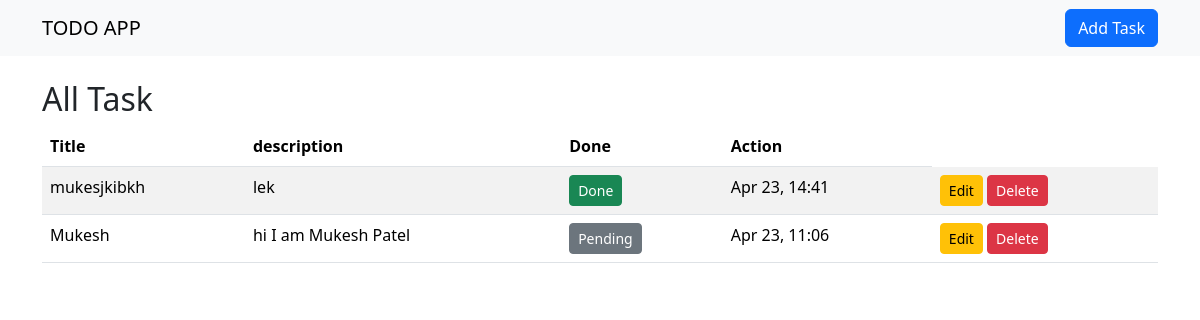
Before: / with the older database file.
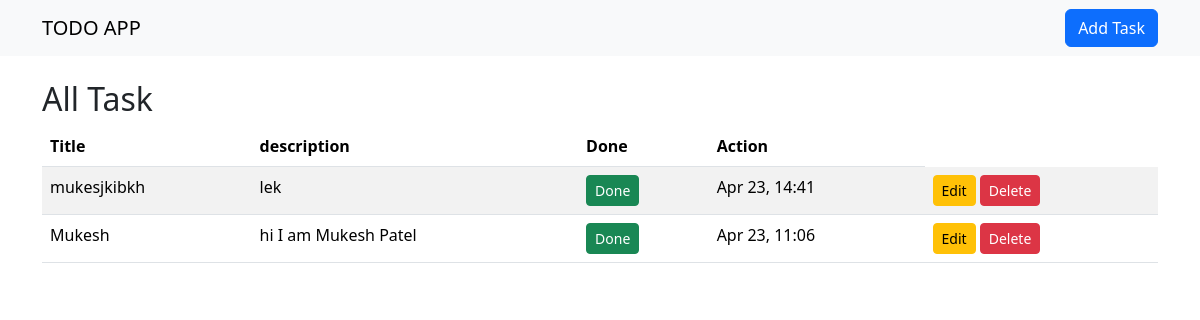
After: the same page with the newer database file.
### todo/models.py (models this page shows, shortened)
class Task(models.Model):
    title = models.CharField(max_length=100)
    description = models.TextField(blank=True)
    completed = models.BooleanField(default=False)
    created_at = models.DateTimeField(auto_now_add=True)

### todo/views.py (the view)
# urls.py: path('', views.task_list, name='task_list'),
def task_list(request):
    task = Task.objects.all().order_by('-created_at')
    return render(request,'todo/task_list.html',{'task' : task})

### todo/templates/todo/task_list.html (shortened to what this page needs)
{% extends "todo/base.html" %} {% block content %}
<h2>All Task</h2>
<table class="table table-striped">
  <thead>
    <tr>
      <th>Title</th>
      <th>description</th>
      <th>Done</th>
      <th>Action</th>
    </tr>
  </thead>
  <tbody>
    {% for task in task %}
    <tr>
      <td>{{ task.title }}</td>
      <td>{{ task.description | linebreaksbr }}</td>
      <td>
        <form
          action="{% url 'todo:task_toggle_complete' task.pk %}"
          method="post"
          style="display: inline"
        >
          <button
            type="submit"
            class="btn btn-sm {% if task.completed %}btn-success{% else %}btn-secondary{% endif %}"
          >
            {% if task.completed %} Done {% else %} Pending {% endif %}
          </button>
        </form>
      </td>
      <td>{{task.created_at |date:"M d, H:i"}}</td>
      <td>
        <a
          class="btn btn-sm btn-warning"
          href=" {% url 'todo:task_update' task.pk %}"
          >Edit</a
        >
        <a
          class="btn btn-sm btn-danger"
          href="{% url 'todo:task_delete' task.pk %}"
          >Delete</a
        >
      </td>
    </tr>
    {% endfor %}
  </tbody>
</table>
{% endblock content %}

### todo/templates/todo/base.html (shortened to what this page needs)
<!doctype html>
<html lang="en">
  <head>
    <link
      href="https://cdn.jsdelivr.net/npm/bootstrap@5.3.8/dist/css/bootstrap.min.css"
      rel="stylesheet"
    />
  </head>
  <body>
    <nav class="navbar navbar-light bg-light mb-4">
      <div class="container">
        <a class="navbar-brand" href="{% url 'todo:task_list' %}">TODO APP</a>
        <a class="btn btn-primary" href="{% url 'todo:task_create' %}">Add Task</a>
      </div>
    </nav>
    <div class="container">{% block content %} {% endblock %}</div>
  </body>
</html>

Changed rows visible on the page:
changed Task "Mukesh": completed "Pending" → "Done"
